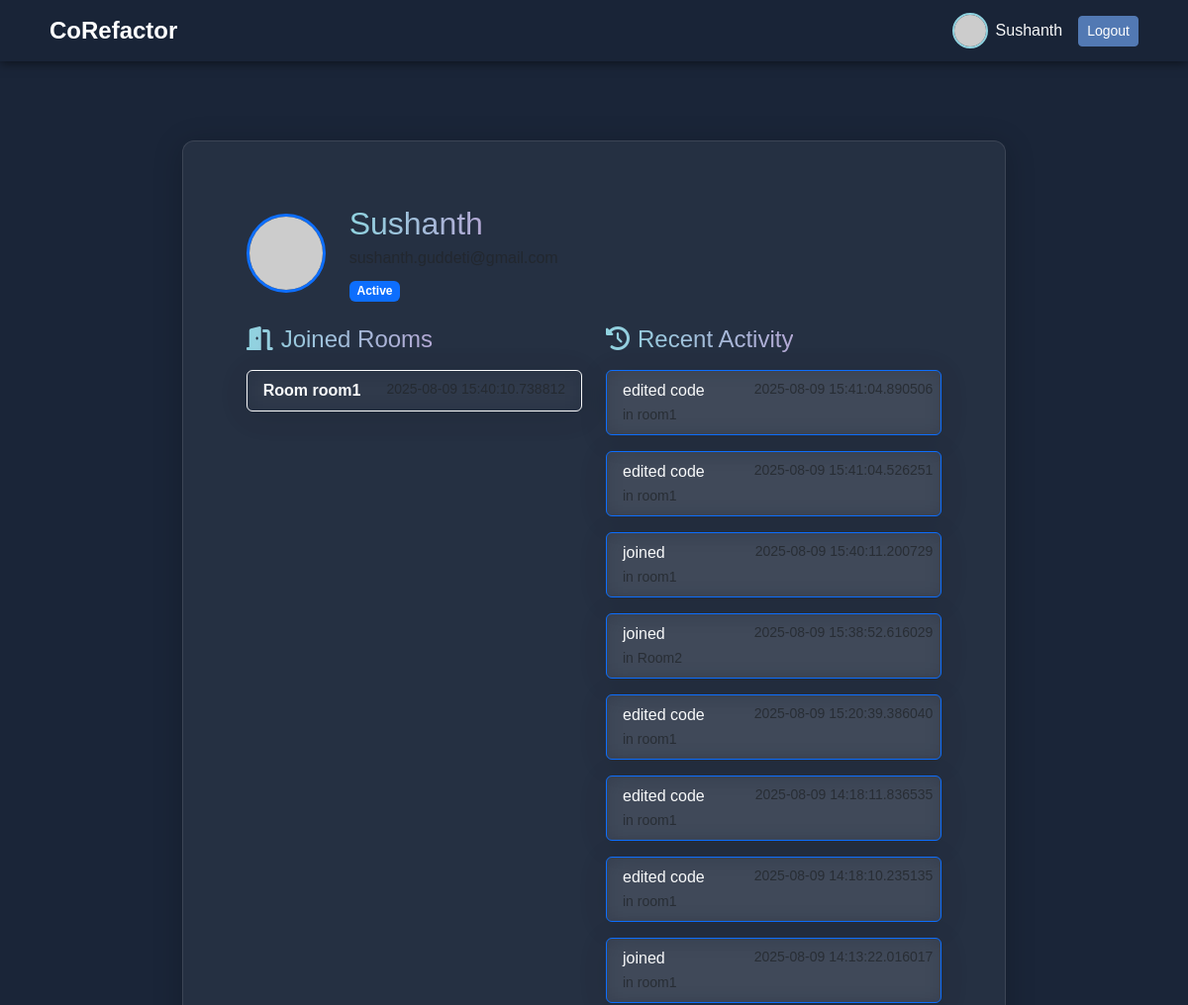
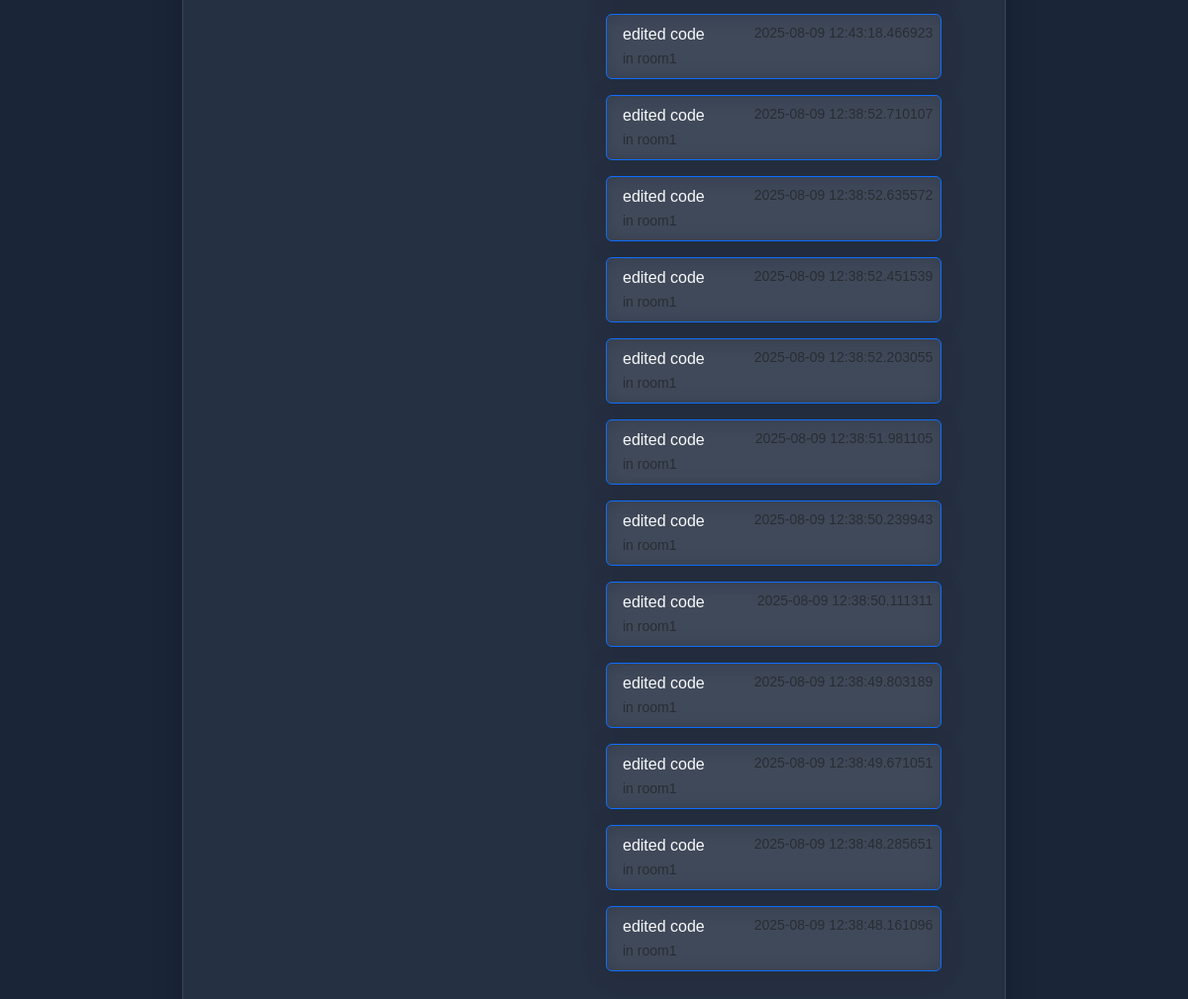
Screenshot of /profile (signed in) with the database file from the repository (2 pictures, top to bottom).
### tables this page shows
CREATE TABLE users
                     (id TEXT PRIMARY KEY, email TEXT UNIQUE, name TEXT, 
                     avatar TEXT, password TEXT, theme TEXT DEFAULT 'dark');

CREATE TABLE user_rooms
                     (user_id TEXT, room_id TEXT, joined_at TIMESTAMP, 
                     PRIMARY KEY (user_id, room_id));

CREATE TABLE rooms
                     (id TEXT PRIMARY KEY, name TEXT, created_at TIMESTAMP,
                     creator_id TEXT);

CREATE TABLE activities
                     (id INTEGER PRIMARY KEY AUTOINCREMENT, room_id TEXT, 
                     user_id TEXT, action TEXT, timestamp TIMESTAMP);

### app.py (the view)
@app.route("/profile")
@login_required
def profile():
    with sqlite3.connect("database.db") as conn:
        conn.row_factory = sqlite3.Row
        c = conn.cursor()
        c.execute("SELECT r.id, r.name, ur.joined_at FROM rooms r JOIN user_rooms ur ON r.id = ur.room_id WHERE ur.user_id = ?", (current_user.id,))
        user_rooms = c.fetchall()
        c.execute("SELECT * FROM activities WHERE user_id = ? ORDER BY timestamp DESC LIMIT 20", (current_user.id,))
        activities = c.fetchall()
    return render_template("profile.html", user=current_user, rooms=user_rooms, activities=activities)

### app.py (called while the page is built)
@login_manager.user_loader
def load_user(user_id):
    with sqlite3.connect("database.db") as conn:
        conn.row_factory = sqlite3.Row
        c = conn.cursor()
        c.execute("SELECT id, email, name, avatar FROM users WHERE id = ?", (user_id,))
        user_data = c.fetchone()
        if not user_data:
            return None
        user = User()
        user.id = user_data["id"]
        user.email = user_data["email"]
        user.name = user_data["name"]
        user.avatar = user_data["avatar"]
        return user

### templates/profile.html (shortened to what this page needs)
{% extends "layout.html" %}
{% block body %}
<div class="container-fluid py-4 px-5 animate__animated animate__fadeIn">
  <div class="row justify-content-center">
    <div class="col-lg-10">
      <div class="card bg-card glass-effect">
        <div class="card-body p-4">
          <div class="d-flex align-items-center mb-4">
            <img src="{{ user.avatar }}" width="80" class="rounded-circle me-4 border border-3 border-primary">
            <div>
              <h2 class="text-gradient mb-1">{{ user.name }}</h2>
              <p class="text-muted mb-2">{{ user.email }}</p>
              <span class="badge bg-primary">Active</span>
            </div>
          </div>
          <div class="row mt-4">
            <div class="col-md-6 mb-4">
              <h4 class="text-gradient mb-3"><i class="fas fa-door-open me-2"></i>Joined Rooms</h4>
              {% if rooms %}
                <div class="list-group">
                  {% for room in rooms %}
                  <a href="{{ url_for('room', room_id=room['id']) }}" class="list-group-item list-group-item-action bg-transparent text-light border-light mb-2 rounded glass-effect">
                    <div class="d-flex justify-content-between">
                      <strong>{{ room['name'] }}</strong>
                      <small class="text-muted">{{ room['joined_at'] }}</small>
                    </div>
                  </a>
                  {% endfor %}
                </div>
              {% else %}
                <div class="alert alert-dark glass-effect">
                  You haven't joined any rooms yet.
                </div>
              {% endif %}
            </div>
            <div class="col-md-6">
              <h4 class="text-gradient mb-3"><i class="fas fa-history me-2"></i>Recent Activity</h4>
              {% if activities %}
                <div class="activity-timeline">
                  {% for a in activities %}
                  <div class="activity-item mb-3 ps-3 border-start border-primary glass-effect p-2 rounded">
                    <div class="d-flex justify-content-between">
                      <span class="text-light">{{ a['action'] }}</span>
                      <small class="text-muted">{{ a['timestamp'] }}</small>
                    </div>
                    <small class="text-muted">in {{ a['room_id'] }}</small>
                  </div>
                  {% endfor %}
                </div>
              {% else %}
                <div class="alert alert-dark glass-effect">
                  No recent activity.
                </div>
              {% endif %}
            </div>
          </div>
        </div>
      </div>
    </div>
  </div>
</div>
{% endblock %}

### templates/layout.html (shortened to what this page needs)
<!DOCTYPE html>
<html lang="en">
<head>
  <link rel="stylesheet" href="https://cdn.jsdelivr.net/npm/bootstrap@5.3.3/dist/css/bootstrap.min.css">
  <link rel="stylesheet" href="https://cdn.jsdelivr.net/npm/animate.css@4.1.1/animate.min.css">
  <link rel="stylesheet" href="https://cdnjs.cloudflare.com/ajax/libs/font-awesome/6.5.0/css/all.min.css">
</head>
<body>
<nav class="navbar navbar-expand-lg navbar-dark sticky-top">
  <div class="container-fluid">
    <a class="navbar-brand" href="{{ url_for('home') }}">
      CoRefactor
    </a>
    <div class="d-flex ms-auto">
      {% if current_user.is_authenticated %}
      <a href="{{ url_for('profile') }}" class="nav-link d-flex align-items-center me-3">
          <img src="{{ current_user.avatar or '' }}" alt="avatar" width="36" style="border-radius:50%;margin-right:8px; border: 2px solid var(--secondary);">
          <span class="text-light">{{ current_user.name }}</span>
      </a>
      <a href="{{ url_for('logout') }}" class="btn btn-primary btn-sm btn-anim align-self-center">
        Logout
      </a>
      {% else %}
      <a href="{{ url_for('login') }}" class="btn btn-primary btn-sm btn-anim">
        Login
      </a>
      {% endif %}
    </div>
  </div>
</nav>
<div class="container-fluid py-4">
  {% block body %}{% endblock %}
</div>
</body>
</html>

### rows the page displays
users: name "Sushanth"
user_rooms: name "Room room1"
activities: action "edited code", timestamp "2025-08-09 15:41:04.890506", room_id "room1"
activities: action "edited code", timestamp "2025-08-09 15:41:04.526251", room_id "room1"
activities: action "joined", timestamp "2025-08-09 15:40:11.200729", room_id "room1"
activities: action "joined", timestamp "2025-08-09 15:38:52.616029", room_id "Room2"
activities: action "edited code", timestamp "2025-08-09 15:20:39.386040", room_id "room1"
activities: action "edited code", timestamp "2025-08-09 14:18:11.836535", room_id "room1"
activities: action "edited code", timestamp "2025-08-09 14:18:10.235135", room_id "room1"
activities: action "joined", timestamp "2025-08-09 14:13:22.016017", room_id "room1"
activities: action "edited code", timestamp "2025-08-09 12:43:18.466923", room_id "room1"
activities: action "edited code", timestamp "2025-08-09 12:38:52.710107", room_id "room1"
activities: action "edited code", timestamp "2025-08-09 12:38:52.635572", room_id "room1"
activities: action "edited code", timestamp "2025-08-09 12:38:52.451539", room_id "room1"
activities: action "edited code", timestamp "2025-08-09 12:38:52.203055", room_id "room1"
activities: action "edited code", timestamp "2025-08-09 12:38:51.981105", room_id "room1"
activities: action "edited code", timestamp "2025-08-09 12:38:50.239943", room_id "room1"
activities: action "edited code", timestamp "2025-08-09 12:38:50.111311", room_id "room1"
activities: action "edited code", timestamp "2025-08-09 12:38:49.803189", room_id "room1"
activities: action "edited code", timestamp "2025-08-09 12:38:49.671051", room_id "room1"
activities: action "edited code", timestamp "2025-08-09 12:38:48.285651", room_id "room1"
activities: action "edited code", timestamp "2025-08-09 12:38:48.161096", room_id "room1"
